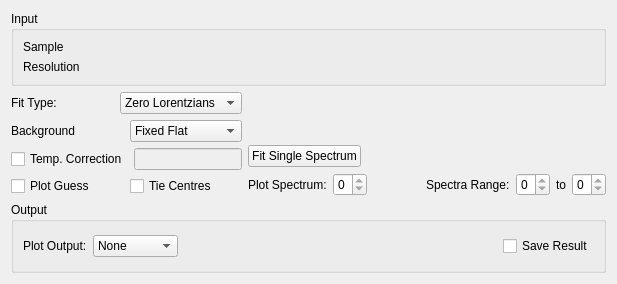
<?xml version="1.0" encoding="UTF-8"?>
<ui version="4.0">
 <class>ConvFit</class>
 <widget class="QWidget" name="ConvFit">
  <property name="geometry">
   <rect>
    <x>0</x>
    <y>0</y>
    <width>617</width>
    <height>284</height>
   </rect>
  </property>
  <property name="windowTitle">
   <string>Form</string>
  </property>
  <layout class="QVBoxLayout" name="verticalLayout_42">
   <item>
    <widget class="QGroupBox" name="gbInput">
     <property name="title">
      <string>Input</string>
     </property>
     <layout class="QGridLayout" name="layoutFiles">
      <item row="0" column="0">
       <widget class="QLabel" name="label_42">
        <property name="sizePolicy">
         <sizepolicy hsizetype="Fixed" vsizetype="Preferred">
          <horstretch>0</horstretch>
          <verstretch>0</verstretch>
         </sizepolicy>
        </property>
        <property name="text">
         <string>Sample</string>
        </property>
       </widget>
      </item>
      <item row="1" column="0">
       <widget class="QLabel" name="label_32">
        <property name="sizePolicy">
         <sizepolicy hsizetype="Fixed" vsizetype="Preferred">
          <horstretch>0</horstretch>
          <verstretch>0</verstretch>
         </sizepolicy>
        </property>
        <property name="text">
         <string>Resolution</string>
        </property>
       </widget>
      </item>
      <item row="0" column="1" colspan="2">
       <widget class="MantidQt::MantidWidgets::DataSelector" name="dsSampleInput" native="true">
        <property name="sizePolicy">
         <sizepolicy hsizetype="Minimum" vsizetype="Fixed">
          <horstretch>0</horstretch>
          <verstretch>0</verstretch>
         </sizepolicy>
        </property>
        <property name="autoLoad" stdset="0">
         <bool>true</bool>
        </property>
        <property name="workspaceSuffixes" stdset="0">
         <stringlist>
          <string>_red</string>
          <string>_sqw</string>
         </stringlist>
        </property>
        <property name="fileBrowserSuffixes" stdset="0">
         <stringlist>
          <string>_red.nxs</string>
          <string>_sqw.nxs</string>
          <string>.sqw</string>
          <string>.red</string>
         </stringlist>
        </property>
        <property name="showLoad" stdset="0">
         <bool>false</bool>
        </property>
       </widget>
      </item>
      <item row="1" column="1" colspan="2">
       <widget class="MantidQt::MantidWidgets::DataSelector" name="dsResInput" native="true">
        <property name="sizePolicy">
         <sizepolicy hsizetype="Minimum" vsizetype="Fixed">
          <horstretch>0</horstretch>
          <verstretch>0</verstretch>
         </sizepolicy>
        </property>
        <property name="autoLoad" stdset="0">
         <bool>false</bool>
        </property>
        <property name="workspaceSuffixes" stdset="0">
         <stringlist>
          <string>_res</string>
          <string>_red</string>
          <string>_sqw</string>
         </stringlist>
        </property>
        <property name="fileBrowserSuffixes" stdset="0">
         <stringlist>
          <string>_res.nxs</string>
          <string>_red.nxs</string>
          <string>_sqw.nxs</string>
         </stringlist>
        </property>
        <property name="showLoad" stdset="0">
         <bool>false</bool>
        </property>
       </widget>
      </item>
     </layout>
    </widget>
   </item>
   <item>
    <layout class="QHBoxLayout" name="loPlotArea">
     <item>
      <layout class="QVBoxLayout" name="loProperties">
       <item>
        <layout class="QVBoxLayout" name="loOptions">
         <item>
          <layout class="QHBoxLayout" name="loFitType">
           <item>
            <widget class="QLabel" name="lbFitType">
             <property name="text">
              <string>Fit Type:</string>
             </property>
            </widget>
           </item>
           <item>
            <widget class="QComboBox" name="cbFitType">
             <item>
              <property name="text">
               <string>Zero Lorentzians</string>
              </property>
             </item>
             <item>
              <property name="text">
               <string>One Lorentzian</string>
              </property>
             </item>
             <item>
              <property name="text">
               <string>Two Lorentzians</string>
              </property>
             </item>
            </widget>
           </item>
          </layout>
         </item>
         <item>
          <layout class="QHBoxLayout" name="loBackground">
           <item>
            <widget class="QLabel" name="lbBackground">
             <property name="text">
              <string>Background</string>
             </property>
            </widget>
           </item>
           <item>
            <widget class="QComboBox" name="cbBackground">
             <item>
              <property name="text">
               <string>Fixed Flat</string>
              </property>
             </item>
             <item>
              <property name="text">
               <string>Fit Flat</string>
              </property>
             </item>
             <item>
              <property name="text">
               <string>Fit Linear</string>
              </property>
             </item>
            </widget>
           </item>
          </layout>
         </item>
         <item>
          <layout class="QHBoxLayout" name="loTempCorrection">
           <item>
            <widget class="QCheckBox" name="ckTempCorrection">
             <property name="text">
              <string>Temp. Correction</string>
             </property>
            </widget>
           </item>
           <item>
            <widget class="QLineEdit" name="leTempCorrection">
             <property name="enabled">
              <bool>false</bool>
             </property>
             <property name="sizePolicy">
              <sizepolicy hsizetype="Preferred" vsizetype="Fixed">
               <horstretch>0</horstretch>
               <verstretch>0</verstretch>
              </sizepolicy>
             </property>
             <property name="toolTip">
              <string>If set, applies the correction x*temp / 1-exp(x*temp) to the lorentzian before convolution.</string>
             </property>
            </widget>
           </item>
          </layout>
         </item>
         <item>
          <layout class="QHBoxLayout" name="loMiscOptions">
           <item>
            <widget class="QCheckBox" name="ckPlotGuess">
             <property name="text">
              <string>Plot Guess</string>
             </property>
            </widget>
           </item>
           <item>
            <widget class="QCheckBox" name="ckTieCentres">
             <property name="text">
              <string>Tie Centres</string>
             </property>
            </widget>
           </item>
          </layout>
         </item>
        </layout>
       </item>
       <item>
        <layout class="QVBoxLayout" name="properties"/>
       </item>
      </layout>
     </item>
     <item>
      <layout class="QVBoxLayout" name="loMiniPlot">
       <item>
        <widget class="MantidQt::MantidWidgets::PreviewPlot" name="ppPlot" native="true">
         <property name="showLegend" stdset="0">
          <bool>true</bool>
         </property>
         <property name="canvasColour" stdset="0">
          <color>
           <red>255</red>
           <green>255</green>
           <blue>255</blue>
          </color>
         </property>
        </widget>
       </item>
       <item>
        <layout class="QHBoxLayout" name="loPlotOptions">
         <item>
          <widget class="QPushButton" name="pbSingleFit">
           <property name="text">
            <string>Fit Single Spectrum</string>
           </property>
          </widget>
         </item>
         <item>
          <spacer name="horizontalSpacer_2">
           <property name="orientation">
            <enum>Qt::Horizontal</enum>
           </property>
           <property name="sizeHint" stdset="0">
            <size>
             <width>40</width>
             <height>20</height>
            </size>
           </property>
          </spacer>
         </item>
        </layout>
       </item>
       <item>
        <layout class="QHBoxLayout" name="loSpectra">
         <item>
          <widget class="QLabel" name="lbPlotSpectrum">
           <property name="text">
            <string>Plot Spectrum:</string>
           </property>
          </widget>
         </item>
         <item>
          <widget class="QSpinBox" name="spPlotSpectrum">
           <property name="minimum">
            <number>0</number>
           </property>
           <property name="maximum">
            <number>0</number>
           </property>
          </widget>
         </item>
         <item>
          <spacer name="horizontalSpacer_3">
           <property name="orientation">
            <enum>Qt::Horizontal</enum>
           </property>
           <property name="sizeHint" stdset="0">
            <size>
             <width>40</width>
             <height>20</height>
            </size>
           </property>
          </spacer>
         </item>
         <item>
          <widget class="QLabel" name="lbSpectraRange">
           <property name="text">
            <string>Spectra Range:</string>
           </property>
          </widget>
         </item>
         <item>
          <widget class="QSpinBox" name="spSpectraMin">
           <property name="minimum">
            <number>0</number>
           </property>
           <property name="maximum">
            <number>0</number>
           </property>
          </widget>
         </item>
         <item>
          <widget class="QLabel" name="lbSpectraTo">
           <property name="text">
            <string>to</string>
           </property>
          </widget>
         </item>
         <item>
          <widget class="QSpinBox" name="spSpectraMax">
           <property name="minimum">
            <number>0</number>
           </property>
           <property name="maximum">
            <number>0</number>
           </property>
          </widget>
         </item>
        </layout>
       </item>
      </layout>
     </item>
    </layout>
   </item>
   <item>
    <widget class="QGroupBox" name="gbOutput">
     <property name="title">
      <string>Output</string>
     </property>
     <layout class="QHBoxLayout" name="horizontalLayout_10">
      <item>
       <widget class="QLabel" name="lbPlotType">
        <property name="text">
         <string>Plot Output:</string>
        </property>
       </widget>
      </item>
      <item>
       <widget class="QComboBox" name="cbPlotType">
        <item>
         <property name="text">
          <string>None</string>
         </property>
        </item>
        <item>
         <property name="text">
          <string>All</string>
         </property>
        </item>
        <item>
         <property name="text">
          <string>Amplitude</string>
         </property>
        </item>
        <item>
         <property name="text">
          <string>FWHM</string>
         </property>
        </item>
       </widget>
      </item>
      <item>
       <spacer name="horizontalSpacer_1">
        <property name="orientation">
         <enum>Qt::Horizontal</enum>
        </property>
        <property name="sizeHint" stdset="0">
         <size>
          <width>40</width>
          <height>20</height>
         </size>
        </property>
       </spacer>
      </item>
      <item>
       <widget class="QCheckBox" name="ckSave">
        <property name="text">
         <string>Save Result</string>
        </property>
       </widget>
      </item>
     </layout>
    </widget>
   </item>
  </layout>
 </widget>
 <customwidgets>
  <customwidget>
   <class>MantidQt::MantidWidgets::DataSelector</class>
   <extends>QWidget</extends>
   <header>MantidQtMantidWidgets/DataSelector.h</header>
  </customwidget>
  <customwidget>
   <class>MantidQt::MantidWidgets::PreviewPlot</class>
   <extends>QWidget</extends>
   <header>MantidQtMantidWidgets/PreviewPlot.h</header>
   <container>1</container>
  </customwidget>
 </customwidgets>
 <resources/>
 <connections/>
</ui>
